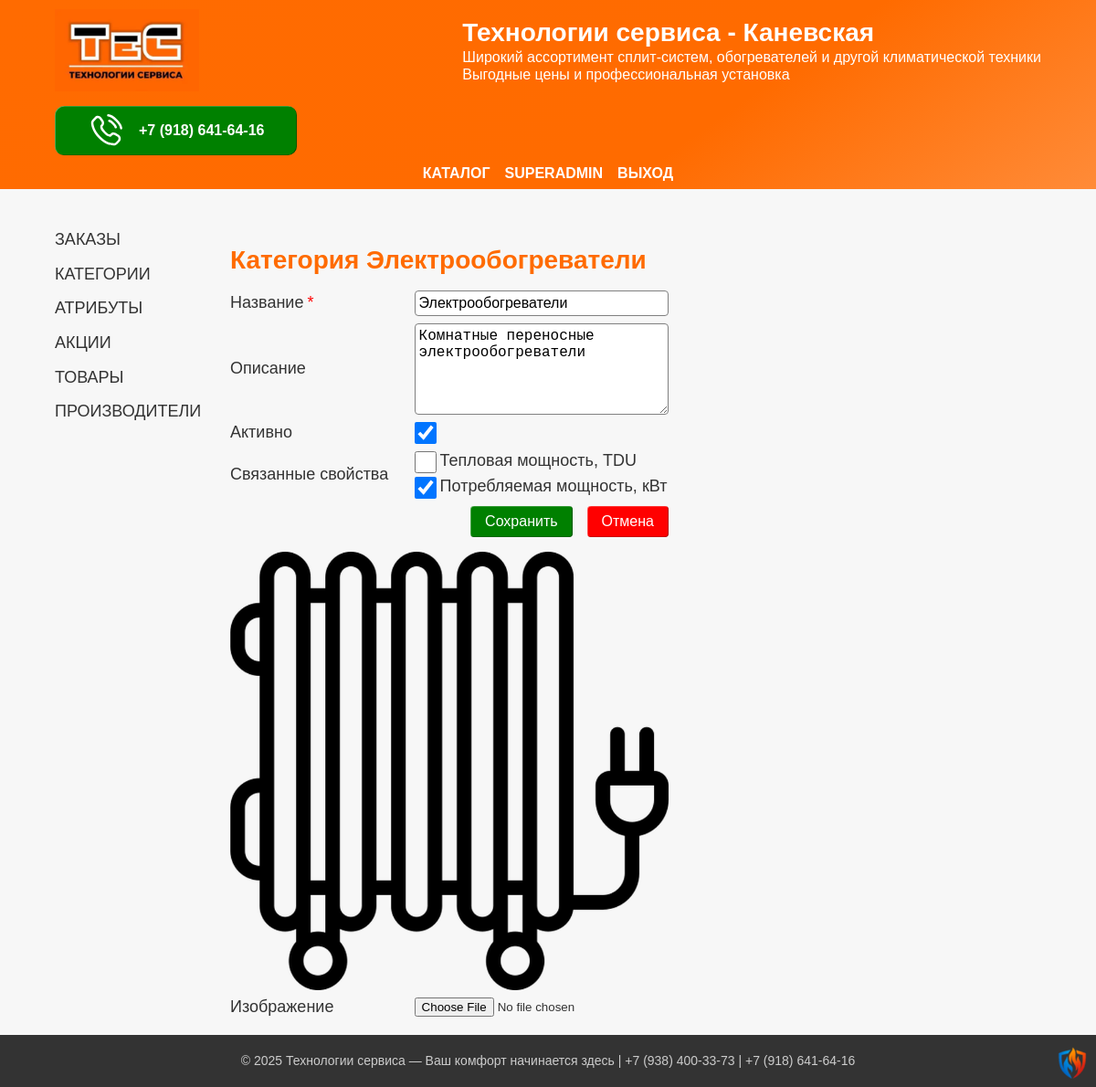
The app's page /admin/categories/Электрообогреватели (signed in) with its own data.
### app/models.py (models this page shows, shortened)
class User(UserMixin, db.Model):
    id = db.Column(db.Integer, primary_key=True)
    username = db.Column(db.String(64), index=True, unique=True)
    email = db.Column(db.String(64), index=True, unique=True)
    password_hash = db.Column(db.String(256))

class Category(db.Model):
    __tablename__ = 'categories'
    id = db.Column(db.Integer, primary_key=True)
    name = db.Column(db.String(64), nullable=False, unique=True)
    description = db.Column(db.Text, nullable=True)
    active = db.Column(db.Boolean, default=True)
    fields = db.relationship('CustomFields', secondary=custom_field_category, backref=db.backref('category', lazy='dynamic'))
    image_path = db.Column(db.String(255), nullable=True)
    products = db.relationship('Product', backref='category', lazy=True)

class CustomFields(db.Model):
    __tablename__ = 'customfields'
    id = db.Column(db.Integer, primary_key=True)
    name = db.Column(db.Text, nullable=True)
    active = db.Column(db.Boolean, default=True)

### app/blueprints/admin/routes.py (the view, shortened to what this page needs)
@admin_bp.route('/categories/<string:name>', methods=["GET", "POST"])
@login_required
def category(name):
    cat = Category.query.filter_by(name=name).first()
    available_fields = CustomFields.query.filter_by(active=True).all()
    selected_fields = cat.fields
    if not cat:
        return redirect(url_for('admin.categories'))
    form = CategoryForm(obj=cat)
    return render_template('./admin/category.html',
                           title=f"Категория {name}",
                           form=form,
                           available_fields=available_fields,
                           selected_fields=selected_fields)

### app/blueprints/admin/forms.py
class CategoryForm(FlaskForm, FormButtons):
    id = IntegerField()
    name = StringField('Название', validators=[DataRequired(DATA_REQUIRED_MESSAGE), Length(min=3, max=64)])
    description = TextAreaField('Описание', validators=[
        Optional(),
        Length(max=500, message='Максимум 500 символов')
    ])
    active = BooleanField('Активно', default=True)
    image_path = StringField('Изображение', validators=[
        Optional(),
        Length(max=200, message='Максимум 200 символов')
    ])
    image = FileField('Изображение', validators=[
        FileAllowed(['jpg', 'png', 'jpeg'], "Только изображения jpg, png, jpeg!")
    ])

### app/templates/admin/category.html (shortened to what this page needs)
{% extends "./admin/private.html" %}
{% block article %}
<h2>{{title}}</h2>
      <form id="form-category" class="form-input" action="" method="post" enctype="multipart/form-data">
            <div class="form-fields-block">
                <div class="form-field">
                    <div class="form-field--label">
                        {{ form.name.label(class="field-label") }}
                        <span style="color: red;">*</span>
                    </div>
                    <div class="form-field--input">{{ form.name(class="field-input") }}</div>
                </div>
                <div class="form-field">
                    <div class="form-field--label">{{ form.description.label(class="field-label") }}</div>
                    <div class="form-field--input">{{ form.description(class="field-input", rows=5) }}</div>
                </div>
                <div class="form-field">
                    <div class="form-field--label">
                        {{ form.active.label(class="field-label") }}
                    </div>
                    <div class="form-field--input">{{ form.active(class="checkbox-input") }}</div>
                </div>
                <div class="form-field">
                    {% if available_fields %}
                    <div class="form-field--label">Связанные свойства</div>
                    <div class="form-field--input">
                        {% for field in available_fields %}
                        <label class="form-field--input">
                            <input class="form-field--input checkbox-input"
                                type="checkbox"
                                name="custom_field"
                                value="{{field.name}}"
                                {% if field in selected_fields %} checked {% endif %}>
                            {{ field.name }}
                        </label>
                    {% endfor %}
                    </div>
                    {% endif %}
                </div>
                <div class="form-submits">
                  {{ form.submit_save(class="form-submit submit-green") }}
                  {{ form.submit_cancel(class="form-submit submit-red") }}
                </div>
            </div>
            <div class="form-image-block">
                {% if form.image_path.data %}
                <img src="{{ url_for('uploaded_file', filename='images/' + form.image_path.data) }}"
                     alt="{{form.image_path.data}}"
                     srcset="{{ url_for('uploaded_file', filename='images/' + form.image_path.data) }}">
                {% endif %}
                <div class="form-field">
                    {{ form.image_path.label }}
                    {{ form.image(class="form-control") }}
                </div>
            </div>
      </form>
{% endblock %}

### app/templates/header.html
{% extends "layout.html" %}
{% block header %}
        <header class="header">
            <div class="container">
                <div class="header-content content">
                    <a class="header-logo" href="{{ url_for('main.index') }}" >
                    <img
                        class="header-image icon-svg"
                        src="{{ url_for('static', filename='img/logo/label.webp') }}"
                        alt="air-conditioner"
                    /></a>
                    <div class="header-title">
                        <p class="header-title-label">Технологии сервиса - Каневская</p>
                        <p class="header-title-text">
                            Широкий ассортимент сплит-систем, обогревателей и другой климатической техники<br> Выгодные цены и профессиональная установка
                        </p>
                    </div>
                    <a class="btn green-btn" href="tel:+79186416416">
                        <img
                            class="contact-icon"
                            src="{{ url_for('static', filename='img/icon/phone-calling.svg') }}"
                            alt="Phone icon-svg"
                            srcset="{{ url_for('static', filename='img/icon/phone-calling.svg') }}"
                        >
                        <div>+7 (918) 641-64-16</div>
                    </a>
                </div>
            </div>
            <nav class="top-nav container">
                <ul class="top-menu">
                    <li><a class="top-menu--item" href="{{ url_for('shop.index') }}">Каталог</a></li>
                    {% if current_user.is_authenticated %}
                        <li><a class="top-menu--item" href="{{ url_for('admin.home') }}">{{ current_user.username }}</a></li>
                       <li><a class="top-menu--item" href="{{ url_for('auth.logout') }}">Выход</a></li>
                    {% endif %}
                </ul>
            </nav>
        </header>
{% endblock %}

### app/static/css/style.css (style rules this page uses)
:root { --wrapper-max: 75rem; --wrapper-big: 64rem; --wrapper-middle: 50rem; --wrapper-small: 25rem; --color-green-hover: rgb(58, 206, 0); --color-red-hover: rgb(255, 125, 0); --color-heads-color: #ff6b00; --color-background: #f7f7f7; --color-shadow: #000000A0; --base-transition: 0.2s ease-in-out; }
body { font-family: Geneva, Arial, Helvetica, sans-serif; background-color: var(--color-background); color: #333; display: flex; flex-direction: column; min-height: 100vh; justify-content: space-between; align-content: space-between; container-type: inline-size; container-name: body-size; }
h2 { font-size: 1.75rem; }
h1, h2, h3, a { color: #ff6b00; display: block; }
a { display: inline; text-decoration: none; }
.container { width: 90%; max-width: var(--wrapper-max); margin: auto; }
header.header { background: linear-gradient(145deg, rgba(255, 107, 1, 1) 0%, rgba(255, 107, 0, 1) 65%, rgba(255, 139, 56, 1) 100%); color: white; container-type: inline-size; container-name: header-container; }
.header-content { display: flex; align-items: center; justify-content: space-between; flex-wrap: wrap; padding: 0.625em 0; gap: 1rem; }
.header-title { max-width: var(--wrapper-maiddle); }
.header-title-label { color: white; font-size: 1.75rem; font-weight: bold; }
.header-title-text { font-size: 1rem; }
.header-image { height: 5.625rem; }
.header-logo { display: flex; justify-content: center; align-items: center; }
.top-nav { display: flex; justify-content: center; margin-bottom: 0.5rem; }
.top-menu { display: flex; justify-content: center; gap: 1rem; flex-wrap: wrap; }
.top-menu--item { color: white; text-decoration: none; text-transform: uppercase; font-weight: bold; border-bottom: 2px solid rgba(0,0,0,0); }
.form-input { display: flex; gap: 1rem; flex-wrap: wrap; }
.form-fields-block, .form-image-block { min-width: 360px; max-width: 30rem; display: flex; flex-direction: column; gap: 0.5rem; flex-grow: 1; }
.form-field, .form-field--checkbox { display: grid; gap: 1rem; grid-template-columns: 2fr 3fr; }
.form-field--label, .form-field--input { display: flex; flex-wrap: wrap; gap: 0.25rem; align-content: center; }
.field-input, .date-input { width: calc(100% - 0.5rem - 2px); }
.field-input, .date-input, .checkbox-input { margin: 0; padding: 0.25rem; font-size: 1rem; border-radius: 0.25em; border: 1px solid grey; }
.checkbox-input { width: 1.5rem; height: 1.5rem; }
.form-submit { margin: 0; padding: 0.5rem 1rem; font-size: 1rem; border-radius: 0.25em; border: none; box-shadow: inset -0.75px -0.5px rgba(0, 0, 0, 0.4), inset +0.75px +0.5px rgba(255, 255, 255, 0.4); }
.form-submits { display: flex; flex-wrap: wrap; gap: 1rem; justify-content: end; }
.submit-green { color: white; background-color: green; }
.submit-red { color: white; background-color: red; }
.btn { border-radius: 0.625rem; padding: 1rem 2.25rem; text-align: center; max-width: 18.75rem; max-height: 1.375rem; text-decoration: none; font-weight: bold; align-items: center; display: flex; gap: 1rem; box-shadow: inset -0.75px -0.5px rgba(0, 0, 0, 0.4), inset +0.75px +0.5px rgba(255, 255, 255, 0.4); }
.green-btn { color: white; background-color: green; }
.contact-icon { height: 40px; width: auto; }

### records on screen
User: username "SUPERADMIN"
Category: name "Электрообогреватели", description "Комнатные переносные электрообогреватели", active "☑", image_path (picture)
CustomFields: name "Тепловая мощность, TDU"
CustomFields: name "Потребляемая мощность, кВт"

### other values on screen
{{ title }} "Категория Электрообогреватели"
